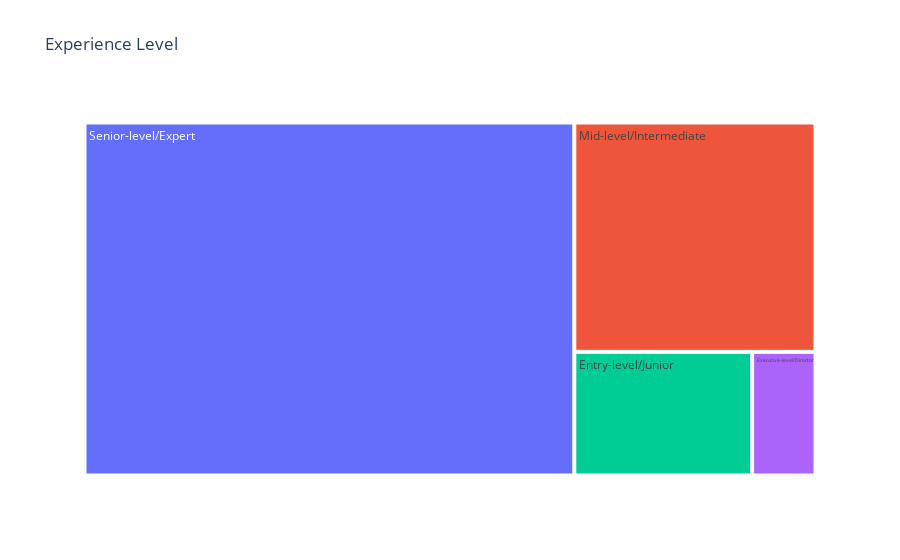

Notebook source saved alongside this figure:
### Code cell
#Data analysis and visualisation

#Break down of job titles in a treemap

df['experience_level'] = df['experience_level'].replace('EN','Entry-level/Junior')
df['experience_level'] = df['experience_level'].replace('MI','Mid-level/Intermediate')
df['experience_level'] = df['experience_level'].replace('SE','Senior-level/Expert')
df['experience_level'] = df['experience_level'].replace('EX','Executive-level/Director')

ex_level = df['experience_level'].value_counts()
fig = px.treemap(ex_level, path = [ex_level.index], values = ex_level.values, 
                title = 'Experience Level')           
fig.show()

### Figure 1 — Plotly figure (JSON) as saved in the notebook; plotly's stock layout.template omitted (floating-point values rounded to 4 significant figures)
{"data": [{"branchvalues": "total", "domain": {"x": [0, 1], "y": [0, 1]}, "hovertemplate": "labels=%{label}<br>value=%{value}<br>parent=%{parent}<br>id=%{id}<extra></extra>", "ids": ["Entry-level/Junior", "Executive-level/Director", "Mid-level/Intermediate", "Senior-level/Expert"], "labels": ["Entry-level/Junior", "Executive-level/Director", "Mid-level/Intermediate", "Senior-level/Expert"], "name": "", "parents": ["", "", "", ""], "type": "treemap", "values": [320, 114, 805, 2516]}], "layout": {"legend": {"tracegroupgap": 0}, "title": {"text": "Experience Level"}}}
